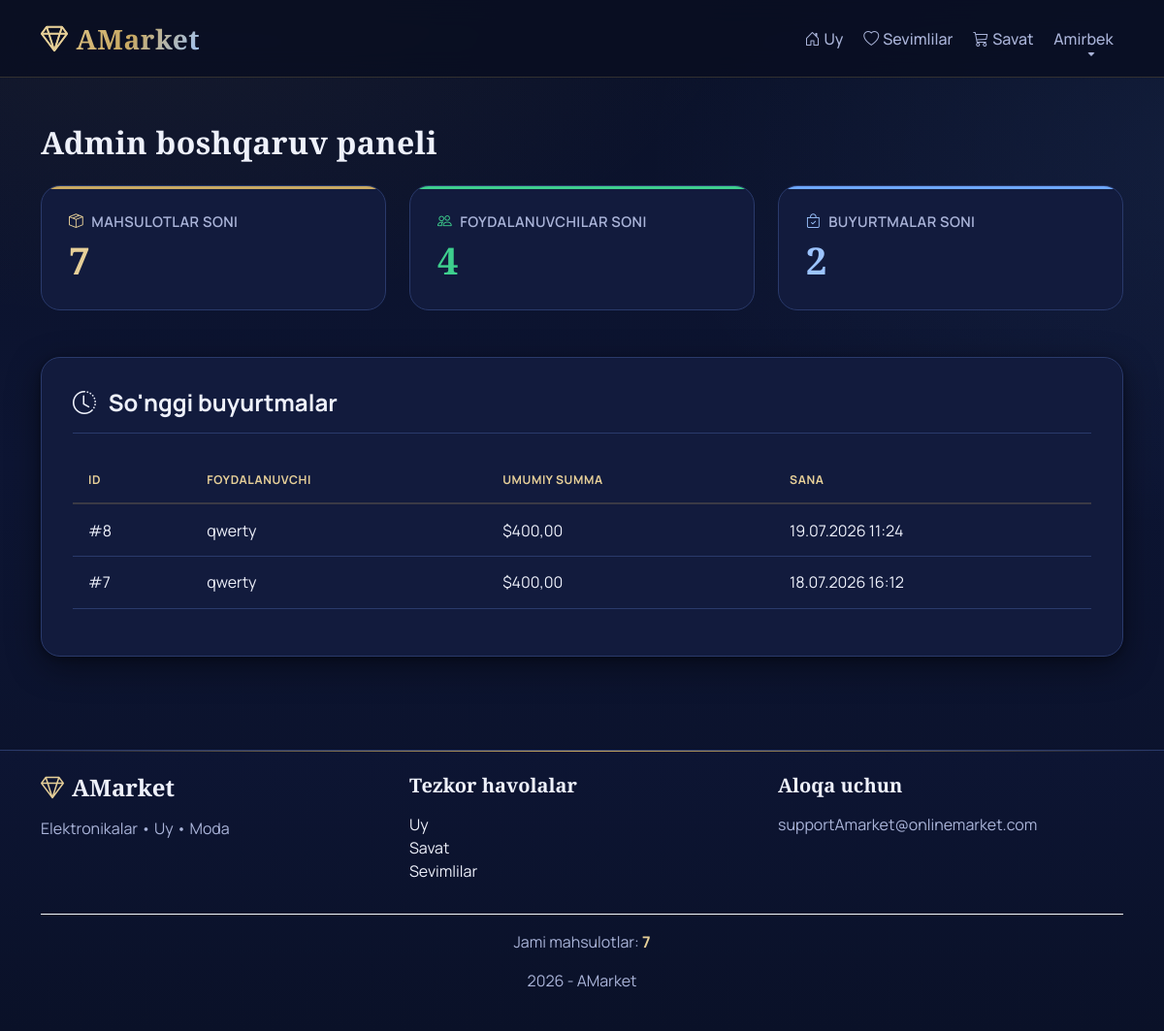
/dashboard/dashboard/ (signed in), run on an earlier commit of the app's database.
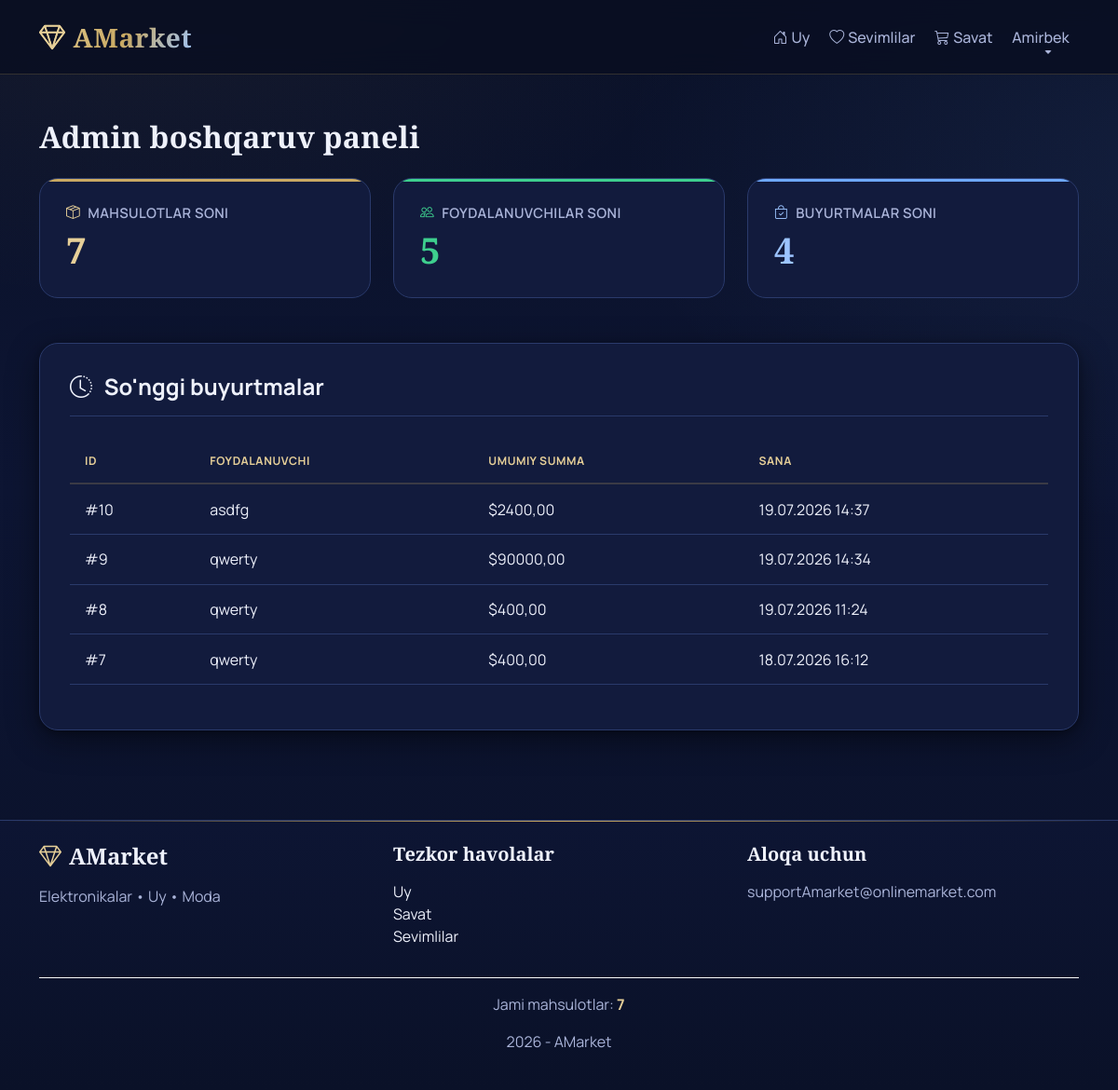
And on a later commit of the database.
### orders/models.py (models this page shows, shortened)
class Order(models.Model):
    STATUS = (
        ("pending", "Pending"),
        ("processing", "Processing"),
        ("completed", "Completed"),
    )
    user = models.ForeignKey(User, on_delete=models.CASCADE)
    created_at = models.DateTimeField(auto_now_add=True)
    total_price = models.DecimalField(max_digits=12, decimal_places=2, default=0)
    status = models.CharField(max_length=20, choices=STATUS, default="pending")

### core/views.py (the view)
# urls.py: path("dashboard/", DashboardView.as_view(), name="dashboard"),
class DashboardView(
    LoginRequiredMixin,
    UserPassesTestMixin,
    TemplateView
):
    template_name = "core/dashboard.html"
    def test_func(self):
        return self.request.user.is_staff
    def get_context_data(self, **kwargs):
        context = super().get_context_data(**kwargs)
        context["product_count"] = Product.objects.count()
        context["user_count"] = User.objects.count()
        context["order_count"] = Order.objects.count()
        context["latest_orders"] = (
            Order.objects
            .order_by("-created_at")[:5]
        )
        context["latest_products"] = (
            Product.objects
            .order_by("-created_at")[:5]
        )
        return context

### products/templatetags/site_tags.py (called while the page is built)
@register.simple_tag
def current_year():
    return now().year

@register.simple_tag
def product_count():
    return Product.objects.count()

### templates/core/dashboard.html
{% extends 'base.html' %}
{% block content %}
<div class="container mt-5 mb-5">
<h2 class="fw-bold mb-4">
Admin boshqaruv paneli
</h2>
<div class="row">
<div class="col-lg-4 col-md-6 mb-4">
<div class="dashboard-card dashboard-card--a">
<h5>
<i class="bi bi-box-seam"></i>
Mahsulotlar soni
</h5>
<h2>
{{ product_count }}
</h2>
</div>
</div>
<div class="col-lg-4 col-md-6 mb-4">
<div class="dashboard-card dashboard-card--b">
<h5>
<i class="bi bi-people"></i>
Foydalanuvchilar soni
</h5>
<h2>
{{ user_count }}
</h2>
</div>
</div>
<div class="col-lg-4 col-md-6 mb-4">
<div class="dashboard-card dashboard-card--c">
<h5>
<i class="bi bi-bag-check"></i>
Buyurtmalar soni
</h5>
<h2>
{{ order_count }}
</h2>
</div>
</div>
</div>
<div class="premium-card mt-4">
<div class="premium-card-header">
<h4 class="mb-0">
<i class="bi bi-clock-history me-2"></i>
So'nggi buyurtmalar
</h4>
</div>
<div class="table-responsive">
<table class="table table-hover">
<thead>
<tr>
<th>
ID
</th>
<th>
Foydalanuvchi
</th>
<th>
Umumiy summa
</th>
<th>
Sana
</th>
</tr>
</thead>
<tbody>
{% for order in latest_orders %}
<tr>
<td>
#{{ order.id }}
</td>
<td>
{{ order.user.username }}
</td>
<td>
${{ order.total_price }}
</td>
<td>
{{ order.created_at|date:"d.m.Y H:i" }}
</td>
</tr>
{% empty %}
<tr>
<td colspan="4" class="text-center">
Hozircha buyurtmalar mavjud emas
</td>
</tr>
{% endfor %}
</tbody>
</table>
</div>
</div>
</div>
{% endblock %}

What changed in the data, as far as the page shows it:
added Order: id "10", user.username "asdfg", total_price "2400,00", created_at "19.07.2026 14:37"
added Order: id "9", user.username "qwerty", total_price "90000,00", created_at "19.07.2026 14:34"
Also different on the page:
{{ user_count }}: "4" → "5"
{{ order_count }}: "2" → "4"
